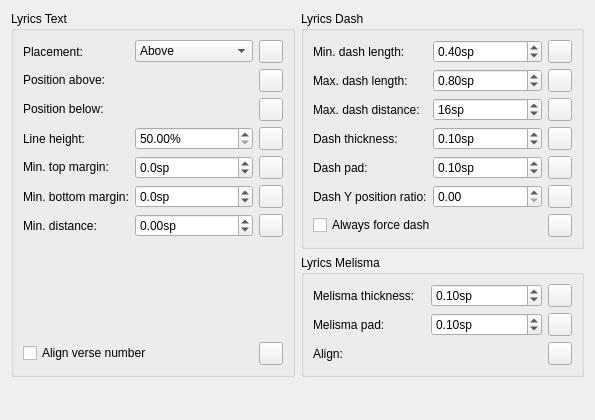
          <widget class="QWidget" name="scrollArea_lyrics_contents">
           <property name="geometry">
            <rect>
             <x>0</x>
             <y>0</y>
             <width>595</width>
             <height>420</height>
            </rect>
           </property>
           <layout class="QGridLayout" name="gridLayout_57">
            <item row="3" column="0">
             <spacer name="verticalSpacer_17">
              <property name="orientation">
               <enum>Qt::Vertical</enum>
              </property>
              <property name="sizeHint" stdset="0">
               <size>
                <width>0</width>
                <height>0</height>
               </size>
              </property>
             </spacer>
            </item>
            <item row="0" column="1">
             <widget class="QGroupBox" name="lyricsDashBox">
              <property name="title">
               <string>Lyrics Dash</string>
              </property>
              <layout class="QGridLayout" name="gridLayout_24">
               <item row="0" column="1">
                <widget class="QDoubleSpinBox" name="lyricsDashMinLength">
                 <property name="suffix">
                  <string>sp</string>
                 </property>
                 <property name="maximum">
                  <double>9.990000000000000</double>
                 </property>
                 <property name="singleStep">
                  <double>0.050000000000000</double>
                 </property>
                 <property name="value">
                  <double>0.400000000000000</double>
                 </property>
                </widget>
               </item>
               <item row="4" column="1">
                <widget class="QDoubleSpinBox" name="lyricsDashPad">
                 <property name="suffix">
                  <string>sp</string>
                 </property>
                 <property name="maximum">
                  <double>1.000000000000000</double>
                 </property>
                 <property name="singleStep">
                  <double>0.010000000000000</double>
                 </property>
                 <property name="value">
                  <double>0.100000000000000</double>
                 </property>
                </widget>
               </item>
               <item row="5" column="2">
                <widget class="QToolButton" name="resetLyricsDashYposRatio">
                 <property name="toolTip">
                  <string>Reset to default</string>
                 </property>
                 <property name="accessibleName">
                  <string>Reset 'Dash Y position ratio' value</string>
                 </property>
                 <property name="text">
                  <string notr="true"/>
                 </property>
                </widget>
               </item>
               <item row="3" column="0">
                <widget class="QLabel" name="label_189">
                 <property name="text">
                  <string>Dash thickness:</string>
                 </property>
                 <property name="buddy">
                  <cstring>lyricsDashLineThickness</cstring>
                 </property>
                </widget>
               </item>
               <item row="2" column="2">
                <widget class="QToolButton" name="resetLyricsDashMaxDistance">
                 <property name="toolTip">
                  <string>Reset to default</string>
                 </property>
                 <property name="accessibleName">
                  <string>Reset 'Max. dash distance' value</string>
                 </property>
                 <property name="text">
                  <string notr="true"/>
                 </property>
                </widget>
               </item>
               <item row="2" column="1">
                <widget class="QDoubleSpinBox" name="lyricsDashMaxDistance">
                 <property name="suffix">
                  <string>sp</string>
                 </property>
                 <property name="decimals">
                  <number>0</number>
                 </property>
                 <property name="minimum">
                  <double>1.000000000000000</double>
                 </property>
                 <property name="singleStep">
                  <double>1.000000000000000</double>
                 </property>
                 <property name="value">
                  <double>16.000000000000000</double>
                 </property>
                </widget>
               </item>
               <item row="6" column="2">
                <widget class="QToolButton" name="resetLyricsDashForce">
                 <property name="toolTip">
                  <string>Reset to default</string>
                 </property>
                 <property name="accessibleName">
                  <string>Reset 'Always force dash' value</string>
                 </property>
                 <property name="text">
                  <string notr="true"/>
                 </property>
                </widget>
               </item>
               <item row="5" column="1">
                <widget class="QDoubleSpinBox" name="lyricsDashYposRatio"/>
               </item>
               <item row="3" column="1">
                <widget class="QDoubleSpinBox" name="lyricsDashLineThickness">
                 <property name="suffix">
                  <string>sp</string>
                 </property>
                 <property name="maximum">
                  <double>1.000000000000000</double>
                 </property>
                 <property name="singleStep">
                  <double>0.010000000000000</double>
                 </property>
                 <property name="value">
                  <double>0.100000000000000</double>
                 </property>
                </widget>
               </item>
               <item row="0" column="2">
                <widget class="QToolButton" name="resetLyricsDashMinLength">
                 <property name="toolTip">
                  <string>Reset to default</string>
                 </property>
                 <property name="accessibleName">
                  <string>Reset 'Min. dash length' value</string>
                 </property>
                 <property name="text">
                  <string notr="true"/>
                 </property>
                </widget>
               </item>
               <item row="6" column="0" colspan="2">
                <widget class="QCheckBox" name="lyricsDashForce">
                 <property name="text">
                  <string>Always force dash</string>
                 </property>
                </widget>
               </item>
               <item row="4" column="2">
                <widget class="QToolButton" name="resetLyricsDashPad">
                 <property name="toolTip">
                  <string>Reset to default</string>
                 </property>
                 <property name="accessibleName">
                  <string>Reset 'Dash pad' value</string>
                 </property>
                 <property name="text">
                  <string notr="true"/>
                 </property>
                </widget>
               </item>
               <item row="1" column="0">
                <widget class="QLabel" name="label_120">
                 <property name="text">
                  <string>Max. dash length:</string>
                 </property>
                 <property name="buddy">
                  <cstring>lyricsDashMaxLength</cstring>
                 </property>
                </widget>
               </item>
               <item row="1" column="2">
                <widget class="QToolButton" name="resetLyricsDashMaxLength">
                 <property name="toolTip">
                  <string>Reset to default</string>
                 </property>
                 <property name="accessibleName">
                  <string>Reset 'Max. dash length' value</string>
                 </property>
                 <property name="text">
                  <string notr="true"/>
                 </property>
                </widget>
               </item>
               <item row="2" column="0">
                <widget class="QLabel" name="label_121">
                 <property name="text">
                  <string>Max. dash distance:</string>
                 </property>
                 <property name="buddy">
                  <cstring>lyricsDashMaxDistance</cstring>
                 </property>
                </widget>
               </item>
               <item row="3" column="2">
                <widget class="QToolButton" name="resetLyricsDashLineThickness">
                 <property name="toolTip">
                  <string>Reset to default</string>
                 </property>
                 <property name="accessibleName">
                  <string>Reset 'Dash thickness' value</string>
                 </property>
                 <property name="text">
                  <string notr="true"/>
                 </property>
                </widget>
               </item>
               <item row="4" column="0">
                <widget class="QLabel" name="label_195">
                 <property name="text">
                  <string>Dash pad:</string>
                 </property>
                 <property name="buddy">
                  <cstring>lyricsDashPad</cstring>
                 </property>
                </widget>
               </item>
               <item row="5" column="0">
                <widget class="QLabel" name="label_196">
                 <property name="text">
                  <string>Dash Y position ratio:</string>
                 </property>
                 <property name="buddy">
                  <cstring>lyricsDashYposRatio</cstring>
                 </property>
                </widget>
               </item>
               <item row="0" column="0">
                <widget class="QLabel" name="label_122">
                 <property name="text">
                  <string>Min. dash length:</string>
                 </property>
                 <property name="buddy">
                  <cstring>lyricsDashMinLength</cstring>
                 </property>
                </widget>
               </item>
               <item row="1" column="1">
                <widget class="QDoubleSpinBox" name="lyricsDashMaxLength">
                 <property name="suffix">
                  <string>sp</string>
                 </property>
                 <property name="minimum">
                  <double>0.050000000000000</double>
                 </property>
                 <property name="maximum">
                  <double>9.990000000000000</double>
                 </property>
                 <property name="singleStep">
                  <double>0.050000000000000</double>
                 </property>
                 <property name="value">
                  <double>0.800000000000000</double>
                 </property>
                </widget>
               </item>
              </layout>
             </widget>
            </item>
            <item row="0" column="0" rowspan="2">
             <widget class="QGroupBox" name="lyricsTextBox">
              <property name="title">
               <string>Lyrics Text</string>
              </property>
              <layout class="QGridLayout" name="gridLayout_23">
               <item row="5" column="1">
                <widget class="QDoubleSpinBox" name="lyricsMinBottomDistance">
                 <property name="suffix">
                  <string>sp</string>
                 </property>
                 <property name="decimals">
                  <number>1</number>
                 </property>
                 <property name="minimum">
                  <double>-100.000000000000000</double>
                 </property>
                 <property name="singleStep">
                  <double>0.500000000000000</double>
                 </property>
                </widget>
               </item>
               <item row="1" column="2">
                <widget class="QToolButton" name="resetLyricsPosAbove">
                 <property name="toolTip">
                  <string>Reset to default</string>
                 </property>
                 <property name="accessibleName">
                  <string>Reset 'Position above' value</string>
                 </property>
                 <property name="text">
                  <string notr="true"/>
                 </property>
                </widget>
               </item>
               <item row="8" column="0" colspan="2">
                <widget class="QCheckBox" name="lyricsAlignVerseNumber">
                 <property name="text">
                  <string>Align verse number</string>
                 </property>
                </widget>
               </item>
               <item row="0" column="1">
                <widget class="QComboBox" name="lyricsPlacement">
                 <item>
                  <property name="text">
                   <string notr="true">Above</string>
                  </property>
                 </item>
                 <item>
                  <property name="text">
                   <string notr="true">Below</string>
                  </property>
                 </item>
                </widget>
               </item>
               <item row="8" column="2">
                <widget class="QToolButton" name="resetLyricsAlignVerseNumber">
                 <property name="toolTip">
                  <string>Reset to default</string>
                 </property>
                 <property name="accessibleName">
                  <string>Reset 'Align verse number' value</string>
                 </property>
                 <property name="text">
                  <string notr="true"/>
                 </property>
                </widget>
               </item>
               <item row="6" column="1">
                <widget class="QDoubleSpinBox" name="lyricsMinDistance">
                 <property name="suffix">
                  <string>sp</string>
                 </property>
                 <property name="decimals">
                  <number>2</number>
                 </property>
                 <property name="minimum">
                  <double>-100.000000000000000</double>
                 </property>
                 <property name="singleStep">
                  <double>0.050000000000000</double>
                 </property>
                </widget>
               </item>
               <item row="6" column="2">
                <widget class="QToolButton" name="resetLyricsMinDistance">
                 <property name="toolTip">
                  <string>Reset to default</string>
                 </property>
                 <property name="accessibleName">
                  <string>Reset 'Min. distance' value</string>
                 </property>
                 <property name="text">
                  <string notr="true"/>
                 </property>
                </widget>
               </item>
               <item row="3" column="0">
                <widget class="QLabel" name="label_133">
                 <property name="text">
                  <string>Line height:</string>
                 </property>
                 <property name="buddy">
                  <cstring>lyricsLineHeight</cstring>
                 </property>
                </widget>
               </item>
               <item row="2" column="0">
                <widget class="QLabel" name="label_134">
                 <property name="sizePolicy">
                  <sizepolicy hsizetype="Fixed" vsizetype="Fixed">
                   <horstretch>0</horstretch>
                   <verstretch>0</verstretch>
                  </sizepolicy>
                 </property>
                 <property name="text">
                  <string>Position below:</string>
                 </property>
                 <property name="buddy">
                  <cstring>lyricsPosBelow</cstring>
                 </property>
                </widget>
               </item>
               <item row="2" column="1">
                <widget class="mu::notation::OffsetSelect" name="lyricsPosBelow" native="true"/>
               </item>
               <item row="5" column="2">
                <widget class="QToolButton" name="resetLyricsMinBottomDistance">
                 <property name="toolTip">
                  <string>Reset to default</string>
                 </property>
                 <property name="accessibleName">
                  <string>Reset 'Min. bottom margin' value</string>
                 </property>
                 <property name="text">
                  <string notr="true"/>
                 </property>
                </widget>
               </item>
               <item row="1" column="0">
                <widget class="QLabel" name="label_132">
                 <property name="sizePolicy">
                  <sizepolicy hsizetype="Fixed" vsizetype="Fixed">
                   <horstretch>0</horstretch>
                   <verstretch>0</verstretch>
                  </sizepolicy>
                 </property>
                 <property name="text">
                  <string>Position above:</string>
                 </property>
                 <property name="buddy">
                  <cstring>lyricsPosAbove</cstring>
                 </property>
                </widget>
               </item>
               <item row="7" column="0">
                <spacer name="verticalSpacer_2">
                 <property name="orientation">
                  <enum>Qt::Vertical</enum>
                 </property>
                 <property name="sizeHint" stdset="0">
                  <size>
                   <width>0</width>
                   <height>0</height>
                  </size>
                 </property>
                </spacer>
               </item>
               <item row="0" column="2">
                <widget class="QToolButton" name="resetLyricsPlacement">
                 <property name="toolTip">
                  <string>Reset to default</string>
                 </property>
                 <property name="accessibleName">
                  <string>Reset 'Placement' value</string>
                 </property>
                 <property name="text">
                  <string notr="true"/>
                 </property>
                </widget>
               </item>
               <item row="2" column="2">
                <widget class="QToolButton" name="resetLyricsPosBelow">
                 <property name="toolTip">
                  <string>Reset to default</string>
                 </property>
                 <property name="accessibleName">
                  <string>Reset 'Position below' value</string>
                 </property>
                 <property name="text">
                  <string notr="true"/>
                 </property>
                </widget>
               </item>
               <item row="3" column="2">
                <widget class="QToolButton" name="resetLyricsLineHeight">
                 <property name="toolTip">
                  <string>Reset to default</string>
                 </property>
                 <property name="accessibleName">
                  <string>Reset 'Line height' value</string>
                 </property>
                 <property name="text">
                  <string notr="true"/>
                 </property>
                </widget>
               </item>
               <item row="4" column="2">
                <widget class="QToolButton" name="resetLyricsMinTopDistance">
                 <property name="toolTip">
                  <string>Reset to default</string>
                 </property>
                 <property name="accessibleName">
                  <string>Reset 'Min. top margin' value</string>
                 </property>
                 <property name="text">
                  <string notr="true"/>
                 </property>
                </widget>
               </item>
               <item row="1" column="1">
                <widget class="mu::notation::OffsetSelect" name="lyricsPosAbove" native="true"/>
               </item>
               <item row="4" column="0">
                <widget class="QLabel" name="label_131">
                 <property name="sizePolicy">
                  <sizepolicy hsizetype="Fixed" vsizetype="Fixed">
                   <horstretch>0</horstretch>
                   <verstretch>0</verstretch>
                  </sizepolicy>
                 </property>
                 <property name="text">
                  <string>Min. top margin:</string>
                 </property>
                 <property name="buddy">
                  <cstring>lyricsMinTopDistance</cstring>
                 </property>
                </widget>
               </item>
               <item row="3" column="1">
                <widget class="QDoubleSpinBox" name="lyricsLineHeight">
                 <property name="suffix">
                  <string>%</string>
                 </property>
                 <property name="minimum">
                  <double>50.000000000000000</double>
                 </property>
                 <property name="maximum">
                  <double>1000.000000000000000</double>
                 </property>
                </widget>
               </item>
               <item row="5" column="0">
                <widget class="QLabel" name="label_137">
                 <property name="text">
                  <string>Min. bottom margin:</string>
                 </property>
                 <property name="buddy">
                  <cstring>lyricsMinBottomDistance</cstring>
                 </property>
                </widget>
               </item>
               <item row="0" column="0">
                <widget class="QLabel" name="label_71">
                 <property name="text">
                  <string>Placement:</string>
                 </property>
                 <property name="buddy">
                  <cstring>lyricsPlacement</cstring>
                 </property>
                </widget>
               </item>
               <item row="4" column="1">
                <widget class="QDoubleSpinBox" name="lyricsMinTopDistance">
                 <property name="sizePolicy">
                  <sizepolicy hsizetype="Preferred" vsizetype="Fixed">
                   <horstretch>0</horstretch>
                   <verstretch>0</verstretch>
                  </sizepolicy>
                 </property>
                 <property name="suffix">
                  <string>sp</string>
                 </property>
                 <property name="decimals">
                  <number>1</number>
                 </property>
                 <property name="minimum">
                  <double>-100.000000000000000</double>
                 </property>
                 <property name="singleStep">
                  <double>0.500000000000000</double>
                 </property>
                </widget>
               </item>
               <item row="6" column="0">
                <widget class="QLabel" name="label_minDistance">
                 <property name="text">
                  <string>Min. distance:</string>
                 </property>
                 <property name="buddy">
                  <cstring>lyricsMinDistance</cstring>
                 </property>
                </widget>
               </item>
              </layout>
             </widget>
            </item>
            <item row="1" column="1">
             <widget class="QGroupBox" name="lyricsMelismaBox">
              <property name="title">
               <string>Lyrics Melisma</string>
              </property>
              <layout class="QGridLayout" name="gridLayout_25">
               <item row="0" column="2">
                <widget class="QToolButton" name="resetLyricsLineThickness">
                 <property name="toolTip">
                  <string>Reset to default</string>
                 </property>
                 <property name="accessibleName">
                  <string>Reset 'Melisma thickness' value</string>
                 </property>
                 <property name="text">
                  <string notr="true"/>
                 </property>
                </widget>
               </item>
               <item row="0" column="1">
                <widget class="QDoubleSpinBox" name="lyricsLineThickness">
                 <property name="suffix">
                  <string>sp</string>
                 </property>
                 <property name="maximum">
                  <double>1.000000000000000</double>
                 </property>
                 <property name="singleStep">
                  <double>0.010000000000000</double>
                 </property>
                 <property name="value">
                  <double>0.100000000000000</double>
                 </property>
                </widget>
               </item>
               <item row="2" column="1">
                <widget class="mu::notation::AlignSelect" name="lyricsMelismaAlign" native="true"/>
               </item>
               <item row="0" column="0">
                <widget class="QLabel" name="label_80">
                 <property name="text">
                  <string>Melisma thickness:</string>
                 </property>
                 <property name="buddy">
                  <cstring>lyricsLineThickness</cstring>
                 </property>
                </widget>
               </item>
               <item row="1" column="2">
                <widget class="QToolButton" name="resetLyricsMelismaPad">
                 <property name="toolTip">
                  <string>Reset to default</string>
                 </property>
                 <property name="accessibleName">
                  <string>Reset 'Melisma pad' value</string>
                 </property>
                 <property name="text">
                  <string notr="true"/>
                 </property>
                </widget>
               </item>
               <item row="1" column="0">
                <widget class="QLabel" name="label_188">
                 <property name="text">
                  <string>Melisma pad:</string>
                 </property>
                 <property name="buddy">
                  <cstring>lyricsMelismaPad</cstring>
                 </property>
                </widget>
               </item>
               <item row="1" column="1">
                <widget class="QDoubleSpinBox" name="lyricsMelismaPad">
                 <property name="suffix">
                  <string>sp</string>
                 </property>
                 <property name="maximum">
                  <double>1.000000000000000</double>
                 </property>
                 <property name="singleStep">
                  <double>0.010000000000000</double>
                 </property>
                 <property name="value">
                  <double>0.100000000000000</double>
                 </property>
                </widget>
               </item>
               <item row="2" column="0">
                <widget class="QLabel" name="label_198">
                 <property name="text">
                  <string>Align:</string>
                 </property>
                </widget>
               </item>
               <item row="2" column="2">
                <widget class="QToolButton" name="resetLyricsMelismaAlign">
                 <property name="toolTip">
                  <string>Reset to default</string>
                 </property>
                 <property name="accessibleName">
                  <string>Reset 'Align' value</string>
                 </property>
                 <property name="text">
                  <string notr="true"/>
                 </property>
                </widget>
               </item>
              </layout>
             </widget>
            </item>
           </layout>
          </widget>
